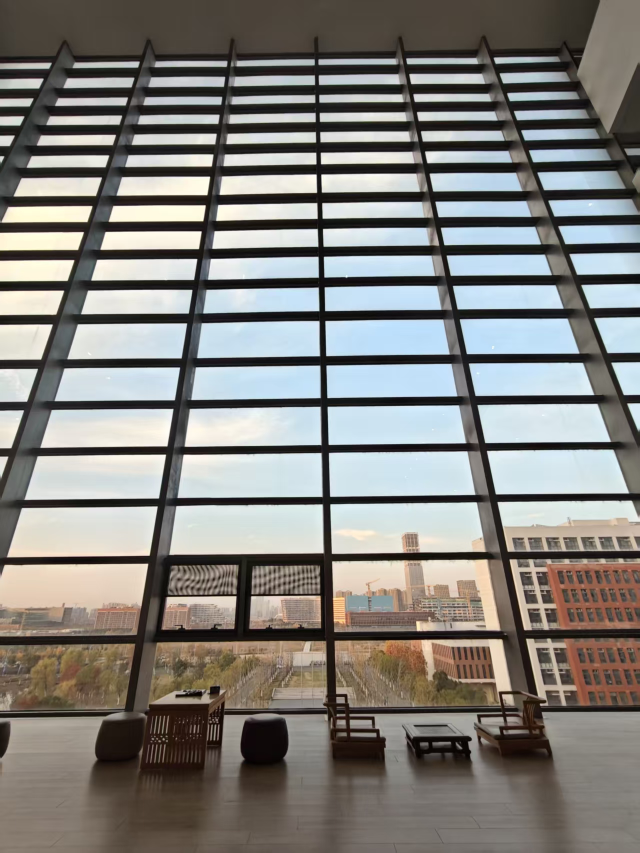
#> input picture picture/高新区图书馆落地窗.jpg, 1279 x 1706 px (shown at 1/2 size)
$ python prepare_editorial_images.py
#> lines starting #> are read from the running program, lines starting #| are printed output that depends on the picture
"""Prepare responsive photographs for reading pages; preserve the originals."""
from pathlib import Path
import json
from PIL import Image, ImageOps

ROOT = Path(__file__).resolve().parents[1]
PHOTOS = {
    'library-window': ('高新区图书馆落地窗.jpg', '高新区图书馆 · 窗边'),
    'library-night': ('高新区图书馆.jpg', '高新区图书馆 · 入夜'),
    'winter-library': ('东图雪景.jpg', '东图 · 雪后'),
    'east-lake': ('武汉东湖公园.jpg', '武汉 · 东湖公园'),
    'nanjing': ('南京.jpg', '南京 · 行走之间'),
    'qingdao': ('青岛.jpg', '青岛 · 街头'),
    'aloha-arm': ('aloha从臂.jpg', 'Aloha Mini · 从臂'),
    'robotics-institute': ('人形机器人研究院.jpg', '人形机器人研究院 · 一瞥'),
}

def main():
    target = ROOT / 'assets' / 'editorial'
    target.mkdir(exist_ok=True)
    manifest = {}
    for name, (filename, caption) in PHOTOS.items():
        with Image.open(ROOT / 'picture' / filename) as source:
#> source is the input picture: PIL image 1279x1706 RGB; mean R, G, B 130.7, 128.8, 124.6
            photo = ImageOps.exif_transpose(source).convert('RGB')
            for width in (640, 1440):
                rendition = photo.copy()
                rendition.thumbnail((width, width * 2), Image.Resampling.LANCZOS)
                rendition.save(target / f'{name}-{width}.webp', quality=82, method=6)
#> this loop made 2 passes
#> pass 1, in main, `rendition.save(target / f'{name}-{width}.webp', quality=82, method=6)`:
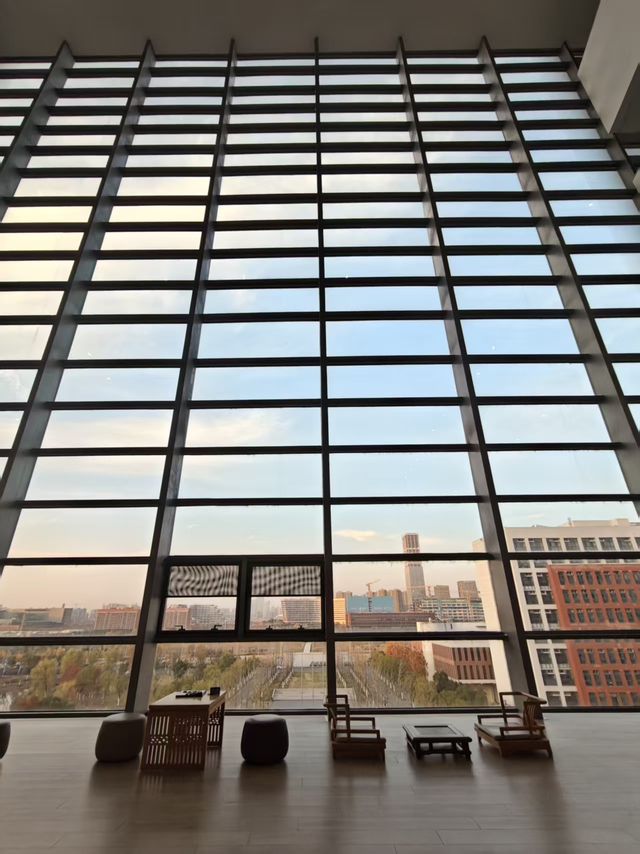
#> saved as library-window-640.webp: PIL image 640x854 RGB; mean R, G, B 130.7, 128.8, 124.6
            manifest[name] = {'source': f'picture/{filename}', 'caption': caption,
                              'width': photo.width, 'height': photo.height}
#> pass 2 of the loop in main, `for name, (filename, caption) in PHOTOS.items():`:
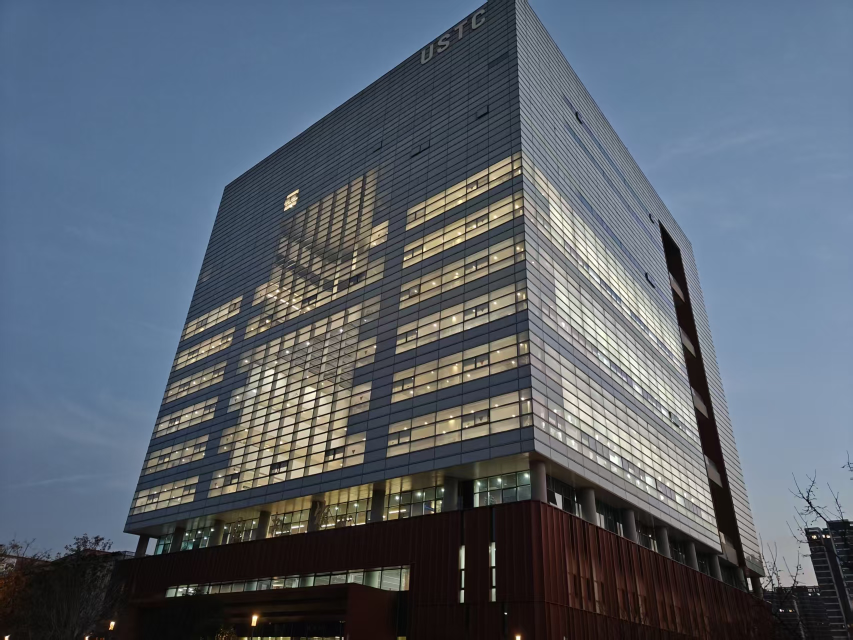
#> input picture picture/高新区图书馆.jpg, 1706 x 1279 px (shown at 1/2 size)
#> in main, source is the input picture: PIL image 1706x1279 RGB; mean R, G, B 89.4, 98.5, 110
#> the loop in main, `for width in (640, 1440):` made 2 passes
#> pass 1, in main, `rendition.save(target / f'{name}-{width}.webp', quality=82, method=6)`:
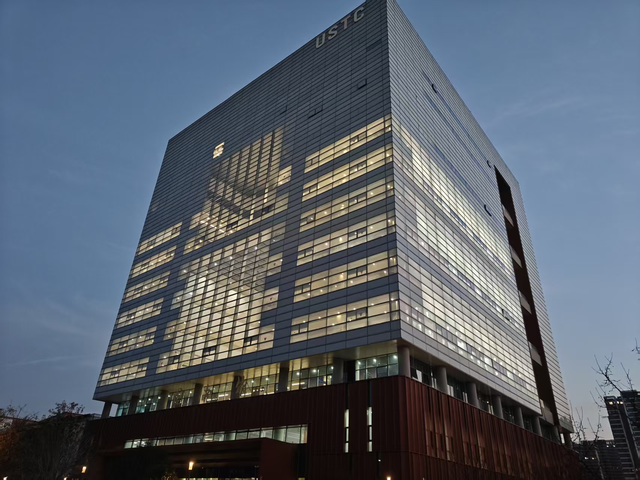
#> saved as library-night-640.webp: PIL image 640x480 RGB; mean R, G, B 89.4, 98.5, 110
#> pass 3 of the loop in main, `for name, (filename, caption) in PHOTOS.items():`:
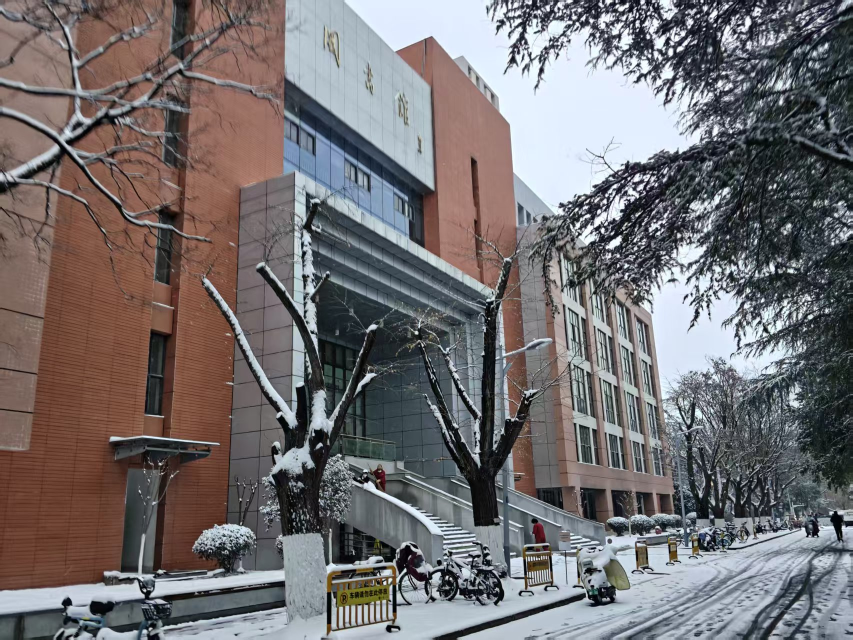
#> input picture picture/东图雪景.jpg, 1706 x 1279 px (shown at 1/2 size)
#> in main, source is the input picture: PIL image 1706x1279 RGB; mean R, G, B 115.8, 111.5, 113.1
#> the loop in main, `for width in (640, 1440):` made 2 passes
#> pass 1, in main, `rendition.save(target / f'{name}-{width}.webp', quality=82, method=6)`:
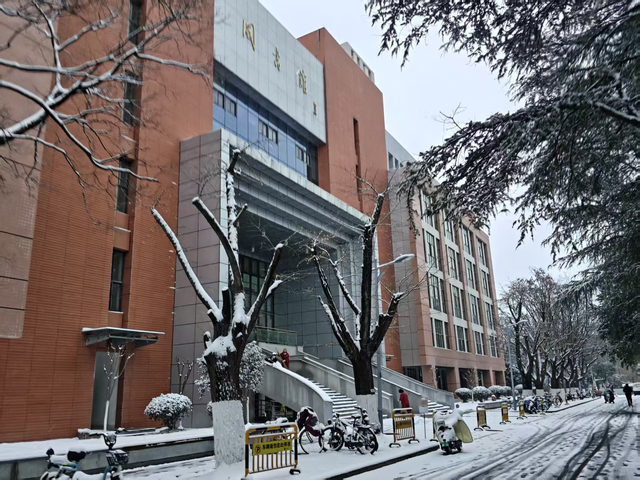
#> saved as winter-library-640.webp: PIL image 640x480 RGB; mean R, G, B 115.9, 111.5, 113.1
#> pass 2, in main, `rendition.save(target / f'{name}-{width}.webp', quality=82, method=6)`:
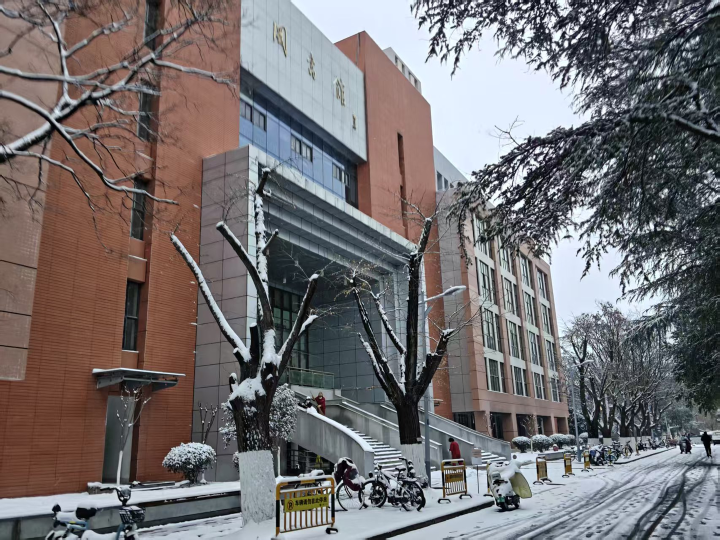
#> saved as winter-library-1440.webp: PIL image 1440x1080 RGB (shown at 1/2 size); mean R, G, B 115.8, 111.5, 113.1
#> the loop made 7 passes; the first 3 are shown
    (target / 'manifest.json').write_text(json.dumps(manifest, ensure_ascii=False, indent=2) + '\n', encoding='utf-8')
    print(f'Prepared {len(manifest)} photographs in two sizes.')

if __name__ == '__main__':
#> (the run stopped early here; a loop or call above may not have finished)
